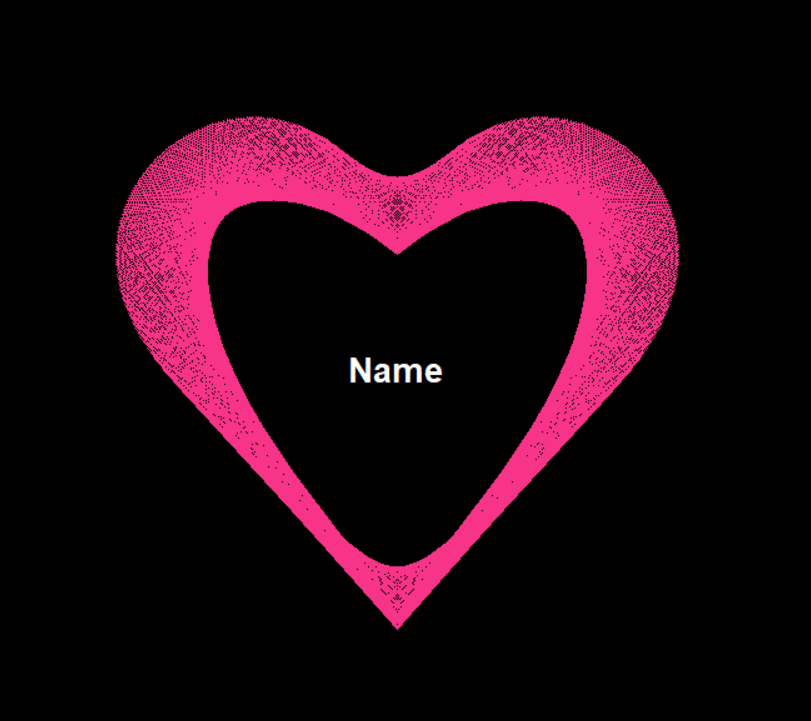

Recreate this plot in Python.
import math
from turtle import * 

def hearta(k):
    return 15 * math.sin(k)**3

def heartb(k):
    return 12 * math.cos(k) - 5 * math.cos(2 * k) - 2 * math.cos(3 * k) - math.cos(4 * k)

speed(10)
bgcolor("black")
penup()
goto(0,60)
pendown()

for i in range(800):
    goto(hearta(i)*15,heartb(i)*15)

    for j in range(1):
        color("#f73487")

        hideturtle()

color("white")
penup()
goto(0,-50)
pendown()
style = ("adwa-assalaf",20,"bold")
write("Name", font=style, align="center")

done()
